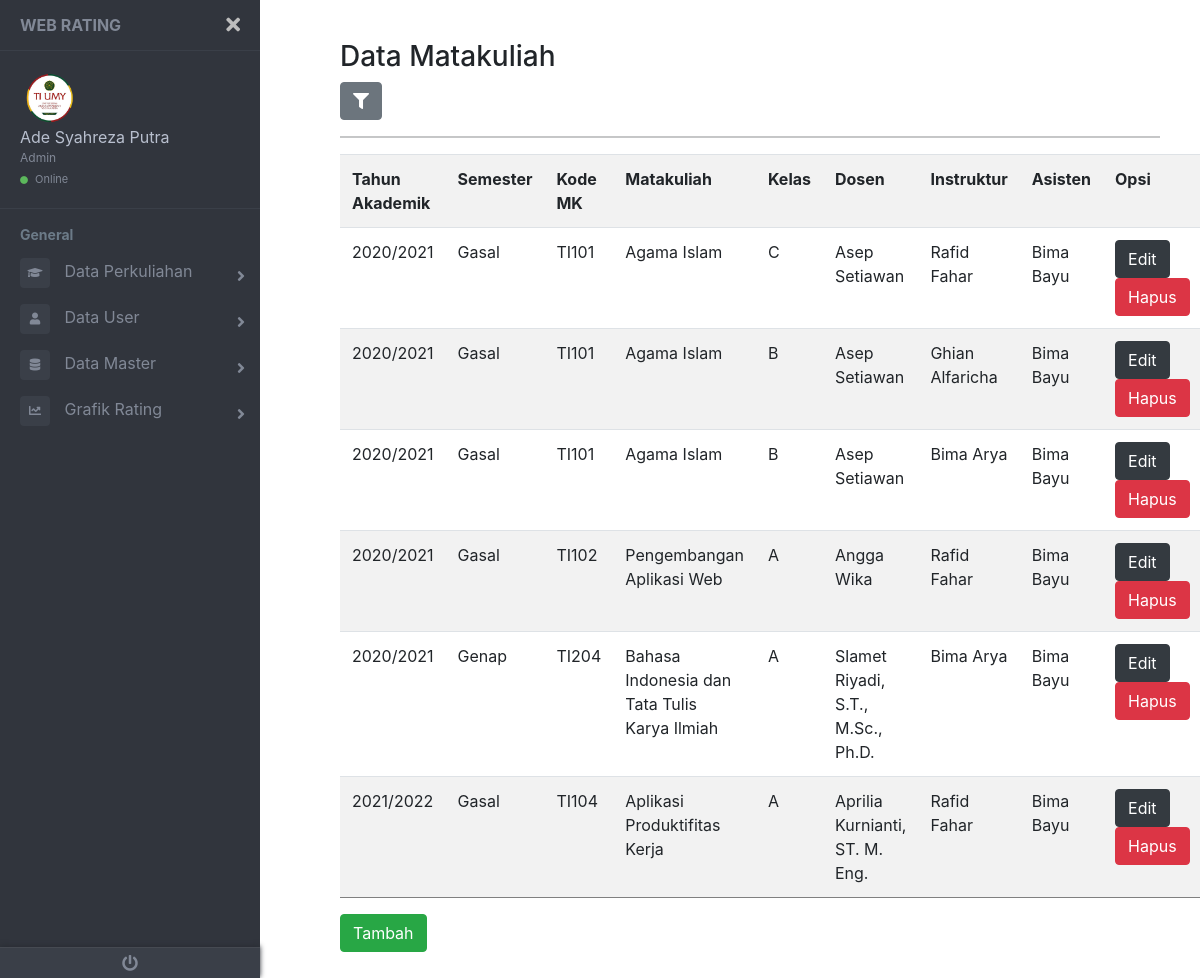
Screenshot of /admin/matakuliah/index.php (signed in) with the database file from the repository.
### tables this page shows
CREATE TABLE `user` (
  `id` int(11) NOT NULL,
  `nik_nim` varchar(50) NOT NULL,
  `username` varchar(200) NOT NULL,
  `nama` varchar(200) NOT NULL,
  `password` varchar(100) NOT NULL,
  `level` varchar(200) NOT NULL
);

CREATE TABLE `matkul` (
  `id` int(11) NOT NULL,
  `tahunakademik` varchar(25) NOT NULL,
  `smstr` varchar(25) NOT NULL,
  `kodemk` varchar(25) NOT NULL,
  `matkul` varchar(100) NOT NULL,
  `kelas` varchar(25) NOT NULL,
  `dosen` varchar(200) NOT NULL,
  `instruktur` varchar(200) NOT NULL,
  `asdos` varchar(200) NOT NULL
);

### admin/matakuliah/index.php (the view, shortened to what this page needs)
<!DOCTYPE html>
<html lang="en">
<head>
    <link rel="stylesheet" href="../../asset/css/bootstrap.css">
    <link rel="stylesheet" href="../../asset/css/sidebar.css">
    <link href="//maxcdn.bootstrapcdn.com/bootstrap/4.0.0/css/bootstrap.min.css" rel="stylesheet" id="bootstrap-css">
    <link href="https://use.fontawesome.com/releases/v5.0.6/css/all.css" rel="stylesheet">
    <link href="https://maxcdn.bootstrapcdn.com/bootstrap/4.0.0/css/bootstrap.min.css" rel="stylesheet">
</head>
<body>
    <div class="page-wrapper chiller-theme toggled">
        <nav id="sidebar" class="sidebar-wrapper">
            <div class="sidebar-content">
                <div class="sidebar-brand">
                    <a href="../index.php">Web Rating</a>
                    <div id="close-sidebar">
                        <i class="fas fa-times"></i>
                    </div>
                </div>
                <div class="sidebar-header">
                    <div class="user-pic">
                        <img class="img-responsive img-rounded" src="../../asset/images/logo1.png" alt="User Picture">
                    </div>
                    <div class="user-info">
                        <span class="user-name">
                            <?php
                            include "../../get_profile.php";
                            ?>
                        </span>
                        <span class="user-role">Admin</span>
                        <span class="user-status">
                            <i class="fa fa-circle"></i>
                            <span>Online</span>
                        </span>
                    </div>
                </div>
                <div class="sidebar-menu">
                    <ul>
                        <li class="header-menu">
                            <span>General</span>
                        </li>
                        <li class="sidebar-dropdown">
                            <a href="#">
                                <i class="fa fa-graduation-cap"></i>
                                <span>Data Perkuliahan</span>
                            </a>
                        </li>
                        <li class=sidebar-dropdown>
                            <a href="#">
                                <i class="fa fa-user"></i>
                                <span>Data User</span>
                            </a>
                        </li>
                        <li class="sidebar-dropdown">
                                <a href="#">
                                    <i class="fas fa-database"></i>
                                    <span>Data Master</span>
                                </a>
                            </li>
                        <li class="sidebar-dropdown">
                            <a href="#">
                                <i class="fa fa-chart-line"></i>
                                <span>Grafik Rating</span>
                            </a>
                        </li>
                    </ul>
                </div>
            </div>
            <div class="sidebar-footer">
                <a href="../../aut/logout.php">
                    <i class="fa fa-power-off"></i>
                </a>
            </div>
        </nav>
        <main class="page-content">
            <div class="container-fluid">
                <h3>Data Matakuliah</h3>
                <button class="btn btn-secondary" type="button" data-toggle="collapse" data-target="#collapseExample" aria-expanded="false" aria-controls="collapseExample">
                    <i class="fas fa-filter"></i>
                </button>
                            <?php
                            include "../../koneksi.php";
                            $sql = "select * from semester order by smstr";
                            $hasil = mysqli_query($koneksi, $sql);
                            $no=0;
                            while($data = mysqli_fetch_array($hasil)){
                                $no++;
                                ?>
                                <option value="<?php echo $data['smstr']; ?>"><?php echo $data['smstr'] ?></option>
                            <?php
                            }
                            ?>
                            <?php
                            $sql = "select * from tahunakademik order by thn";
                            $hasil = mysqli_query($koneksi,$sql);
                            $no=0;
                            while($data = mysqli_fetch_array($hasil)){
                                $no++;
                                ?>
                                <option value="<?php echo $data['thn']?>"><?php echo $data['thn']?></option>
                            <?php
                            }
                            ?>
                <br>
                <hr>
                <div class="table table-striped">
                    <table style="width:100%">
                        <tr>
                            <th>Tahun Akademik</th>
                            <th>Semester</th>
                            <th>Kode MK</th>
                            <th>Matakuliah</th>
                            <th>Kelas</th>
                            <th>Dosen</th>
                            <th>Instruktur</th>
                            <th>Asisten</th>
                            <th>Opsi</th>
                        </tr>
                        <?php
                        include "../../koneksi.php";
                        if(isset($_GET['cari']) AND isset($_GET['thn'])){
                            $cari = $_GET['cari'];
                            $thn = $_GET['thn'];
                            $data = mysqli_query($koneksi,"SELECT * FROM matkul WHERE smstr like '%$cari%' and tahunakademik like '%$thn%'");
                        }else{
                            $data = mysqli_query($koneksi,"select * from matkul order by tahunakademik");
                        }while($d = mysqli_fetch_array($data)){
                        ?>
                        <tr>
                        <td><?php echo $d['tahunakademik']; ?></td>
                        <td><?php echo $d['smstr']; ?></td>
                        <td><?php echo $d['kodemk']; ?></td>
                        <td><?php echo $d['matkul']; ?></td>
                        <td><?php echo $d['kelas']; ?></td>
                        <td><?php echo $d['dosen']; ?></td>
                        <td><?php echo $d['instruktur']; ?></td>
                        <td><?php echo $d['asdos']; ?></td>
                        <td>
                            <a type="button" class="btn btn-dark" href="aksi_edit.php?id=<?php echo $d['id']; ?>">Edit</a>
                            <a type="button" class="btn btn-danger" href="hapus.php?id=<?php echo $d['id']; ?>" onClick="return confirm('ingin menghapus data?')">Hapus</a>
                        </td>
                        </tr>
                        <?php } ?>
                    </table>
                </div>
                <form action="" method="post" enctype="multipart/form-data">
                    <a type="submit" class="btn btn-success" href="tambah.php">Tambah</a>
                </form>
            </div>
        </main>
    </div>
</body>
</html>

### get_profile.php
<?php
include "koneksi.php";
$username = $_SESSION['username'];
$query = "SELECT nama FROM user WHERE username = '".$username."'";
$result = mysqli_query($koneksi, $query);
if(mysqli_num_rows($result)>0)
{
    $row = mysqli_fetch_array($result);
    $nama = $row["nama"];
    echo $nama;
}
else
{
    echo "No record found";
}
?>

### rows the page displays
user: nama "Ade Syahreza Putra"
matkul: tahunakademik "2020/2021", smstr "Gasal", kodemk "TI101", matkul "Agama Islam", kelas "C", dosen "Asep Setiawan", instruktur "Rafid Fahar", asdos "Bima Bayu"
matkul: tahunakademik "2020/2021", smstr "Gasal", kodemk "TI101", matkul "Agama Islam", kelas "B", dosen "Asep Setiawan", instruktur "Ghian Alfaricha", asdos "Bima Bayu"
matkul: tahunakademik "2020/2021", smstr "Gasal", kodemk "TI101", matkul "Agama Islam", kelas "B", dosen "Asep Setiawan", instruktur "Bima Arya", asdos "Bima Bayu"
matkul: tahunakademik "2020/2021", smstr "Gasal", kodemk "TI102", matkul "Pengembangan Aplikasi Web", kelas "A", dosen "Angga Wika", instruktur "Rafid Fahar", asdos "Bima Bayu"
matkul: tahunakademik "2020/2021", smstr "Genap", kodemk "TI204", matkul "Bahasa Indonesia dan Tata Tulis Karya Ilmiah", kelas "A", dosen "Slamet Riyadi, S.T., M.Sc., Ph.D.", instruktur "Bima Arya", asdos "Bima Bayu"
matkul: tahunakademik "2021/2022", smstr "Gasal", kodemk "TI104", matkul "Aplikasi Produktifitas Kerja", kelas "A", dosen "Aprilia Kurnianti, ST. M. Eng.", instruktur "Rafid Fahar", asdos "Bima Bayu"
